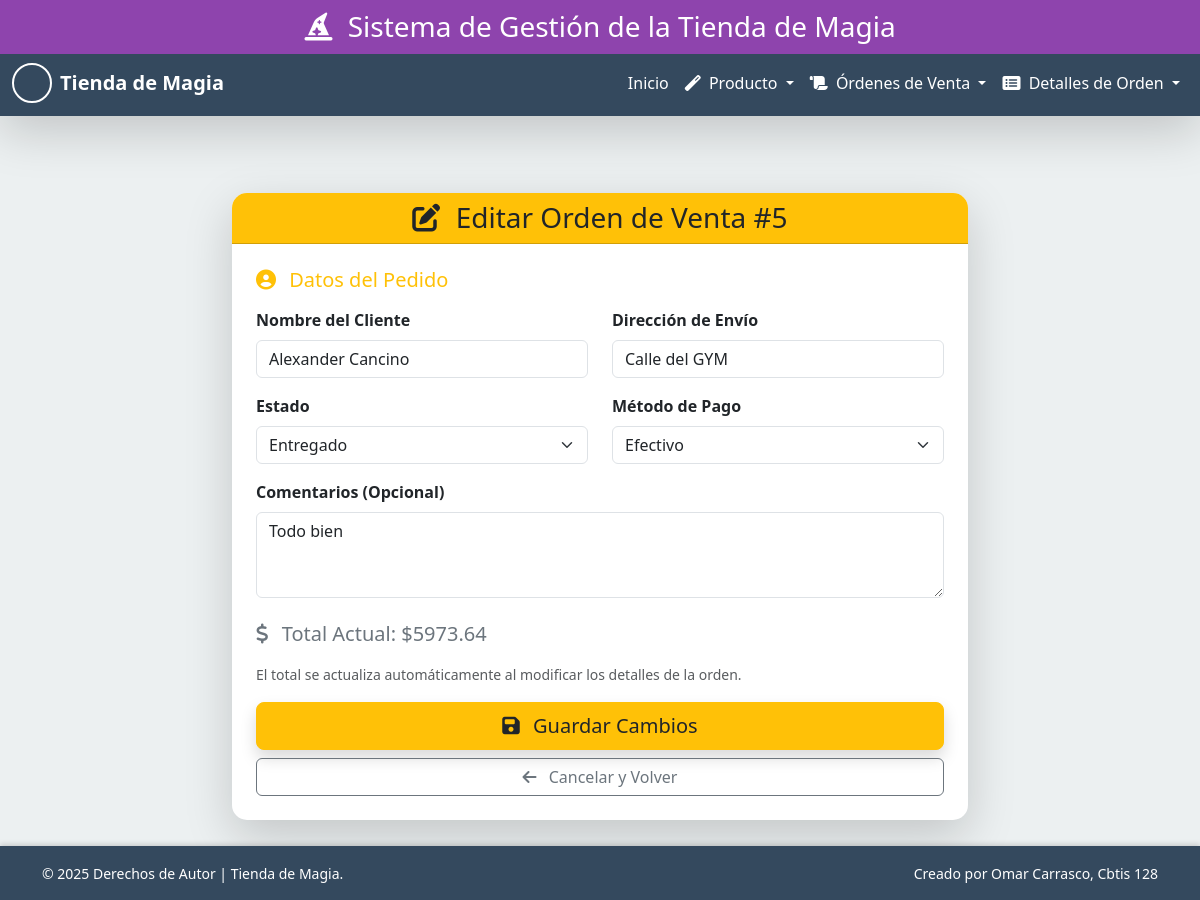
The app's page /orden/editar/5/ with its own data.
### app_TiendadeMagia/models.py (models this page shows, shortened)
class OrdenDeVenta(models.Model):
    cliente = models.CharField(max_length=100)
    fecha_orden = models.DateTimeField(auto_now_add=True)
    direccion_envio = models.TextField()
    total = models.DecimalField(max_digits=10, decimal_places=2, default=0.00)
    estado = models.CharField(max_length=50, choices=ESTADO_CHOICES, default='Pendiente')
    metodo_pago = models.CharField(max_length=50, choices=METODO_CHOICES, default='Efectivo')
    comentarios = models.TextField(blank=True, null=True)
    class Meta:
        verbose_name = "Orden de Venta"
        verbose_name_plural = "Órdenes de Venta"
        ordering = ['-fecha_orden']

### app_TiendadeMagia/views.py (the view, shortened to what this page needs)
# urls.py: path('orden/editar/<int:pk>/', views.editar_orden, name='editar_orden'),
def editar_orden(request, pk):
    orden = get_object_or_404(OrdenDeVenta, pk=pk)
    return render(request, 'orden/editar_orden.html', {
        'orden': orden,
        'titulo': f'Editar Orden #{orden.pk}',
        'estado_choices': ESTADO_CHOICES,
        'metodo_choices': METODO_CHOICES
    })

### app_TiendadeMagia/templates/orden/editar_orden.html (shortened to what this page needs)
{% extends 'base.html' %}
{% block content %}
<div class="row justify-content-center pt-5">
    <div class="col-md-10 col-lg-8">
        <div class="card shadow-lg border-0" style="border-radius: 15px;">
            <div class="card-header bg-warning text-dark text-center" style="border-top-left-radius: 15px; border-top-right-radius: 15px;">
                <h3 class="mb-0"><i class="fas fa-edit me-2"></i> Editar Orden de Venta #{{ orden.pk }}</h3>
            </div>
            <div class="card-body p-4">
                <form method="POST">
                    <h5 class="mb-3 text-warning"><i class="fas fa-user-circle me-2"></i> Datos del Pedido</h5>
                    <div class="row">
                        <div class="col-md-6 mb-3">
                            <label for="cliente" class="form-label fw-bold">Nombre del Cliente</label>
                            <input type="text" class="form-control" id="cliente" name="cliente" value="{{ orden.cliente }}" required>
                        </div>
                        <div class="col-md-6 mb-3">
                            <label for="direccion_envio" class="form-label fw-bold">Dirección de Envío</label>
                            <input type="text" class="form-control" id="direccion_envio" name="direccion_envio" value="{{ orden.direccion_envio }}" required>
                        </div>
                    </div>
                    <div class="row">
                        <div class="col-md-6 mb-3">
                            <label for="estado" class="form-label fw-bold">Estado</label>
                            <select class="form-select" id="estado" name="estado" required>
                                {% for value, label in estado_choices %}
                                    <option value="{{ value }}" {% if value == orden.estado %}selected{% endif %}>{{ label }}</option>
                                {% endfor %}
                            </select>
                        </div>
                        <div class="col-md-6 mb-3">
                            <label for="metodo_pago" class="form-label fw-bold">Método de Pago</label>
                            <select class="form-select" id="metodo_pago" name="metodo_pago" required>
                                {% for value, label in metodo_choices %}
                                    <option value="{{ value }}" {% if value == orden.metodo_pago %}selected{% endif %}>{{ label }}</option>
                                {% endfor %}
                            </select>
                        </div>
                    </div>
                    <div class="mb-4">
                        <label for="comentarios" class="form-label fw-bold">Comentarios (Opcional)</label>
                        <textarea class="form-control" id="comentarios" name="comentarios" rows="3">{{ orden.comentarios }}</textarea>
                    </div>
                    <h5 class="mt-4 mb-3 text-secondary"><i class="fas fa-dollar-sign me-2"></i> Total Actual: ${{ orden.total|floatformat:2 }}</h5>
                    <small class="form-text text-muted">El total se actualiza automáticamente al modificar los detalles de la orden.</small>
                    <div class="d-grid gap-2 pt-3">
                        <button type="submit" class="btn btn-warning btn-lg text-dark shadow">
                            <i class="fas fa-save me-2"></i> Guardar Cambios
                        </button>
                        <a href="{% url 'ver_ordenes' %}" class="btn btn-outline-secondary">
                            <i class="fas fa-arrow-left me-2"></i> Cancelar y Volver
                        </a>
                    </div>
                </form>
            </div>
        </div>
    </div>
</div>
{% endblock %}

### app_TiendadeMagia/templates/base.html (style rules this page uses)
:root { --color-primary: #8e44ad; --color-light: #ecf0f1; --header-height: 50px; --navbar-height: 55px; }
body { background-color: var(--color-light); display: flex; flex-direction: column; min-height: 100vh; padding-top: calc(var(--header-height) + var(--navbar-height) + 1rem); }

### records on screen
OrdenDeVenta: pk "5", cliente "Alexander Cancino", direccion_envio "Calle del GYM", estado "Entregado", metodo_pago "Efectivo", comentarios "Todo bien", total "5973.64"
